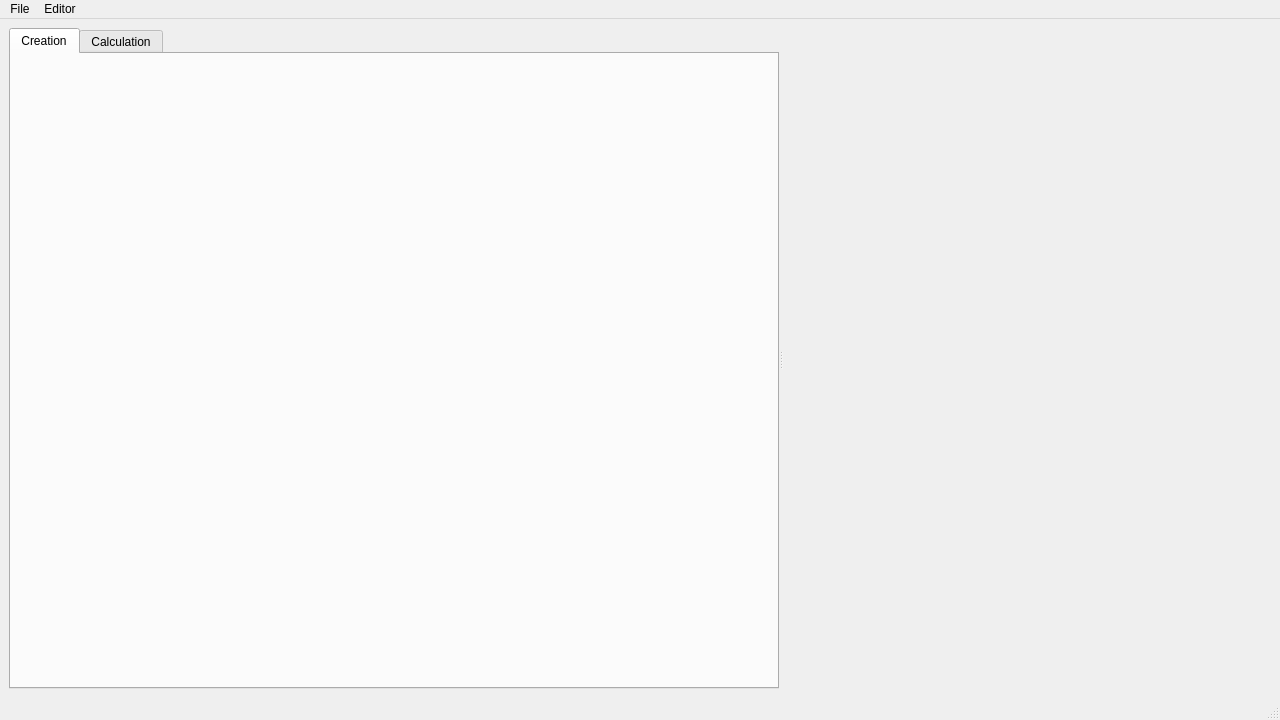
<?xml version="1.0" encoding="UTF-8"?>
<ui version="4.0">
 <class>MainWindow</class>
 <widget class="QMainWindow" name="MainWindow">
  <property name="windowModality">
   <enum>Qt::ApplicationModal</enum>
  </property>
  <property name="geometry">
   <rect>
    <x>0</x>
    <y>0</y>
    <width>1280</width>
    <height>720</height>
   </rect>
  </property>
  <property name="windowTitle">
   <string>MatrixCal</string>
  </property>
  <property name="autoFillBackground">
   <bool>false</bool>
  </property>
  <property name="styleSheet">
   <string notr="true"/>
  </property>
  <widget class="QWidget" name="centralwidget">
   <layout class="QHBoxLayout" name="horizontalLayout">
    <item>
     <widget class="QSplitter" name="splitter">
      <property name="orientation">
       <enum>Qt::Horizontal</enum>
      </property>
      <widget class="QTabWidget" name="tabWidget">
       <property name="currentIndex">
        <number>0</number>
       </property>
       <widget class="MatrixEditor" name="tab">
        <attribute name="title">
         <string>Creation</string>
        </attribute>
       </widget>
       <widget class="QWidget" name="tab_2">
        <attribute name="title">
         <string>Calculation</string>
        </attribute>
       </widget>
      </widget>
      <widget class="SearchListView" name="listView" native="true"/>
     </widget>
    </item>
   </layout>
  </widget>
  <widget class="QStatusBar" name="statusbar"/>
  <widget class="QMenuBar" name="menubar">
   <property name="geometry">
    <rect>
     <x>0</x>
     <y>0</y>
     <width>1280</width>
     <height>26</height>
    </rect>
   </property>
   <widget class="QMenu" name="menuFile">
    <property name="title">
     <string>File</string>
    </property>
   </widget>
   <widget class="QMenu" name="menuEditor">
    <property name="title">
     <string>Editor</string>
    </property>
    <addaction name="actionAdd_to_list"/>
   </widget>
   <addaction name="menuFile"/>
   <addaction name="menuEditor"/>
  </widget>
  <action name="actionAdd_to_list">
   <property name="text">
    <string>Store matrix</string>
   </property>
  </action>
 </widget>
 <customwidgets>
  <customwidget>
   <class>MatrixEditor</class>
   <extends>QWidget</extends>
   <header>src.ui.MatrixEditor</header>
   <container>1</container>
  </customwidget>
  <customwidget>
   <class>SearchListView</class>
   <extends>QWidget</extends>
   <header>src.ui.views.SearchListView</header>
   <container>1</container>
  </customwidget>
 </customwidgets>
 <resources/>
 <connections/>
</ui>
